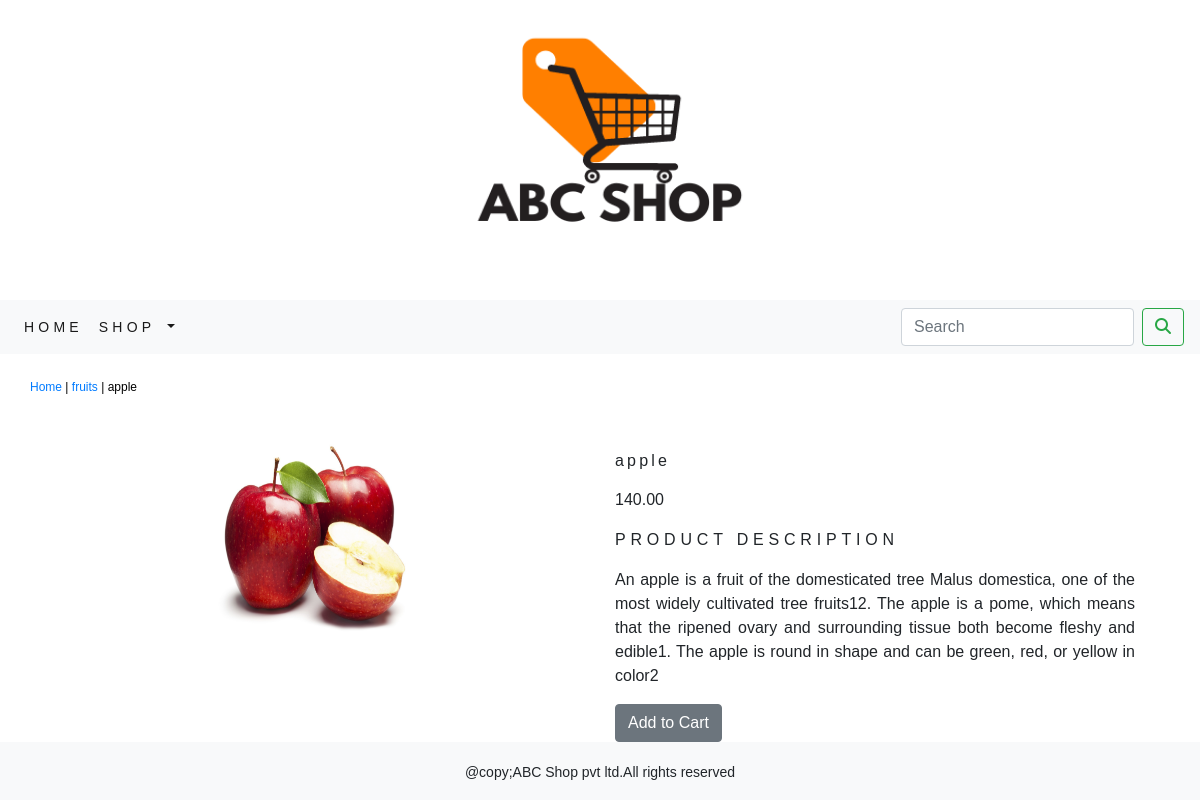
Page /shop/fruits/apple on the committed database.
### shop/models.py (models this page shows, shortened)
class product(models.Model):
    name=models.CharField(max_length=250,unique=True)
    slug=models.SlugField(max_length=250,unique=True)
    description=models.TextField(blank=True)
    price=models.DecimalField(max_digits=10,decimal_places=2)
    category_name=models.ForeignKey(category,on_delete=models.CASCADE)
    image=models.ImageField(upload_to='product',blank=True)
    stock=models.IntegerField()
    available=models.BooleanField(default=True)
    created=models.DateTimeField(auto_now_add=True)
    updated=models.DateTimeField(auto_now=True)
    class Meta:
        ordering=('name',)
        verbose_name='product'
        verbose_name_plural=('products')

class category(models.Model):
    name=models.CharField(max_length=250,unique=True)
    slug=models.SlugField(max_length=250,unique=True)
    description=models.TextField(blank=True)
    image=models.ImageField(upload_to='category',blank=True)
    class Meta:
        ordering=('name',)
        verbose_name='category'
        verbose_name_plural='categories'
    def get_url(self):
        return reverse('shop:products_by_category',args=[self.slug])
    def __str__(self):
        return '{}'.format(self.name)

### shop/views.py (the view)
# urls.py: path('<slug:c_slug>/<slug:product_slug>',views.prodetail,name='procatdetail'),
def prodetail(request,c_slug,product_slug):
    try:
        products=product.objects.get(category_name__slug=c_slug,slug=product_slug)
    except Exception as e:
        raise e
    return render(request,'product.html',{'product':products})

### cart/context_processors.py (called while the page is built)
def counter(request):
    item_count=0
    if 'admin' in request.path:
        return {}
    else:
        try:
            cart=Cart.objects.filter(cart_id=_cart_id(request))
            cart_items=CartItem.objects.all().filter(cart=cart[:1])
            for cart_item in cart_items:
                item_count += cart_item.quantity
        except Cart.DoesNotExist:
            item_count=0
    return dict(item_count=item_count)

### cart/views.py (called while the page is built)
def _cart_id(request):
    cart=request.session.session_key
    if not cart:
        cart=request.session.create()
    return cart

### shop/context_processors.py (called while the page is built)
def menu_links(request):
    links=category.objects.all()
    return dict(links=links)

### templates/product.html (shortened to what this page needs)
{% extends 'base.html' %}
{% load static %}
{% block content %}
<br>
<div class="row my_prod_row_class">
    <div class="mx_auto">
        <p>
            <a href="{% url 'shop:allprodcat' %}">Home</a> | <a href="{{product.category_name.get_url}}">{{product.category_name}}</a> | {{product.name}}
        </p>
    </div>
<div class="container">
<br>
<div class="row">
    <div class="col-12 col-sm-12 col-md-12 col-lg-6 text-center">
        <div style="min-width:18rem">
            <img src="{{product.image.url}}" alt="{{product.name}}" height="200px" width="200px">
        </div>
    </div>
        <div class="col-12 col-sm-12 col-md-12 col-lg-6">
            <div>
            <h1 class="my_prod_title">{{product.name}}</h1>
            <p>{{product.price}}</p>
            <p class="my_title">Product Description</p>
            <p class="text-justify my_prod_text">{{product.description}}</p>
            {% if product.stock <= 0 %}
            <p class="text-justify my_prod_text"><b>Out of Stock</b></p>
            {% else %}
            <a class="btn btn-secondary" href="{% url 'cart:add_cart' product.id %}">Add to Cart</a>
            {% endif %}
        </div>
    </div>
    </div>
</div>
</div>
{% endblock %}

### static/css/custom.css (style rules this page uses)
body { font-family : Arial, Helvetica, sans-serif; }
.my_title { font-size : 16px; text-transform : uppercase; letter-spacing : 0.3em; }
.my_prod_row_class .mx_auto { color : #000; font-size : 12px; text-decoration : none; }
.my_prod_title { font-size : 16px; text_transform : uppercase; letter-spacing:0.2em; padding-top : 15px; padding-bottom : 10px; }
.my_prod_text { padding-right : 20px; }

### rows in the picture
product: category_name "fruits", name "apple", image (picture), price "140.00", description "An apple is a fruit of the domesticated tree Malus domestica, one of the most widely cultivated tree fruits12. The apple is a pome, which means that the ripened ovary and surrounding tissue both become fleshy and edible1. The apple is round in shape and can be green, red, or yellow in color2"
